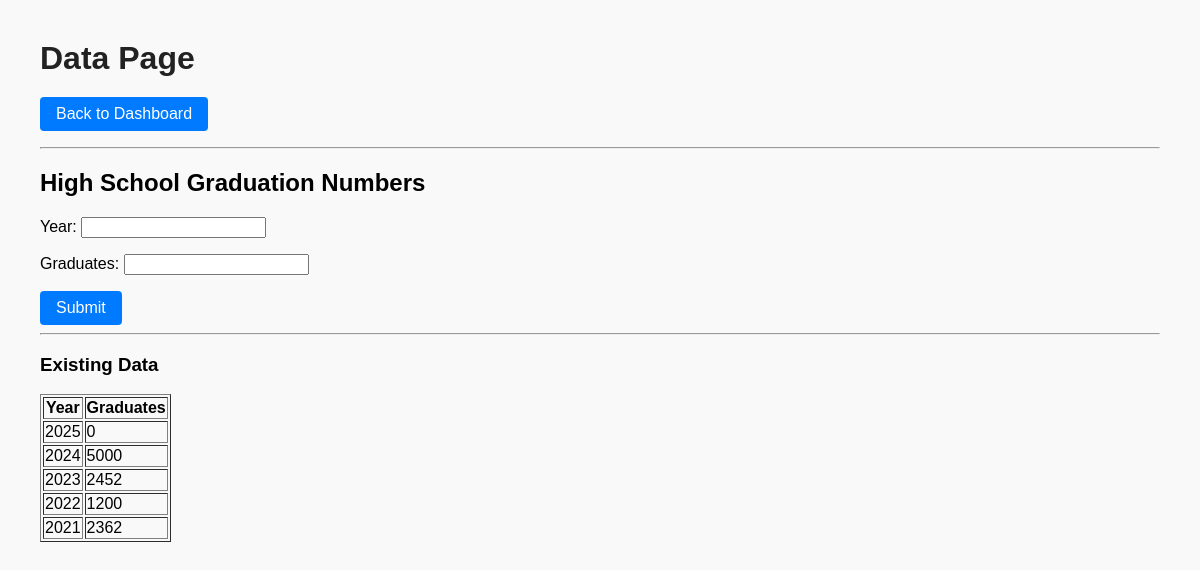
Before: /graduates/ with the older database file.
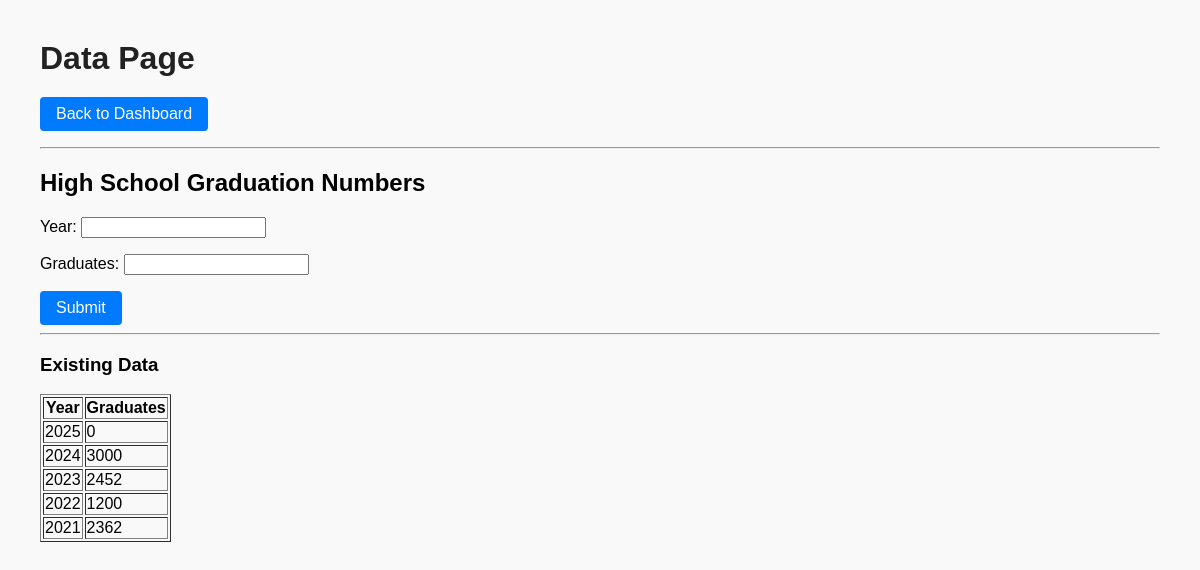
After: the same page with the newer database file.
### main/models.py (models this page shows, shortened)
class GraduationData(models.Model):
    year = models.IntegerField(unique=True)
    graduates = models.IntegerField()

### main/views.py (the view)
# urls.py: path('graduates/', graduate_data, name='graduates'),
def graduate_data(request):
    current_year = datetime.now().year
    for year in range(2021, current_year + 1):
        GraduationData.objects.get_or_create(year=year, defaults={'graduates': 0})
    if request.method == 'POST':
        form = GraduationForm(request.POST)
        if form.is_valid():
            year = form.cleaned_data['year']
            graduates = form.cleaned_data['graduates']
            obj, created = GraduationData.objects.update_or_create(
                year=year, defaults={'graduates': graduates}
            )
            return redirect('graduates')  # reload page after submit
    else:
        form = GraduationForm()
    data = GraduationData.objects.all().order_by('-year')
    return render(request, "graduates.html", {'form': form, 'data': data})

### main/forms.py (shortened to what this page needs)
class GraduationForm(forms.ModelForm):
    class Meta:
        model = GraduationData
        fields = ['year', 'graduates'] #only displays these two fields in the form (when using form.as_p it only sees those 2 fields)

### main/templates/graduates.html (shortened to what this page needs)
{% load static %}
<!DOCTYPE html>
<html>
    <head>
        <link rel="stylesheet" href="{% static 'style.css' %}">
    </head>
    <body>
        <h1>Data Page</h1>
        <p>
            <a href="/">
                <button>Back to Dashboard</button>
            </a>
        </p>
         <hr>
        <h2>High School Graduation Numbers</h2>
        <form method="POST">
            {{ form.as_p }}
            <button type="submit">Submit</button>
        </form>
        <hr>
        <h3>Existing Data</h3>
        <table border="1">
            <tr><th>Year</th><th>Graduates</th></tr>
            {% for entry in data %}
                <tr>
                    <td>{{ entry.year }}</td>
                    <td>{{ entry.graduates }}</td>
                </tr>
            {% empty %}
                <tr><td colspan="2">No data yet.</td></tr>
            {% endfor %}
        </table>
    </body>
</html>

### main/static/style.css (style rules this page uses)
body { font-family: Arial, sans-serif; margin: 40px; background-color: #f9f9f9; }
h1 { margin-bottom: 20px; color: #222; }
button { padding: 8px 16px; cursor: pointer; border: none; border-radius: 4px; background-color: #007BFF; color: white; font-size: 16px; transition: background-color 0.2s ease; }
a { text-decoration: none; }

Changed rows visible on the page:
changed GraduationData (number 2 of 5 on the later page): graduates "5000" → "3000"
